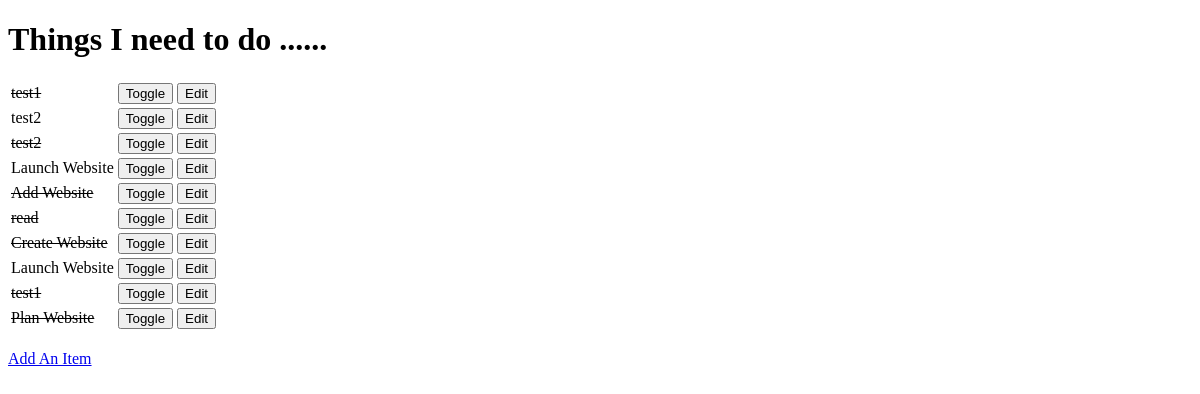
The app's page /, older data.
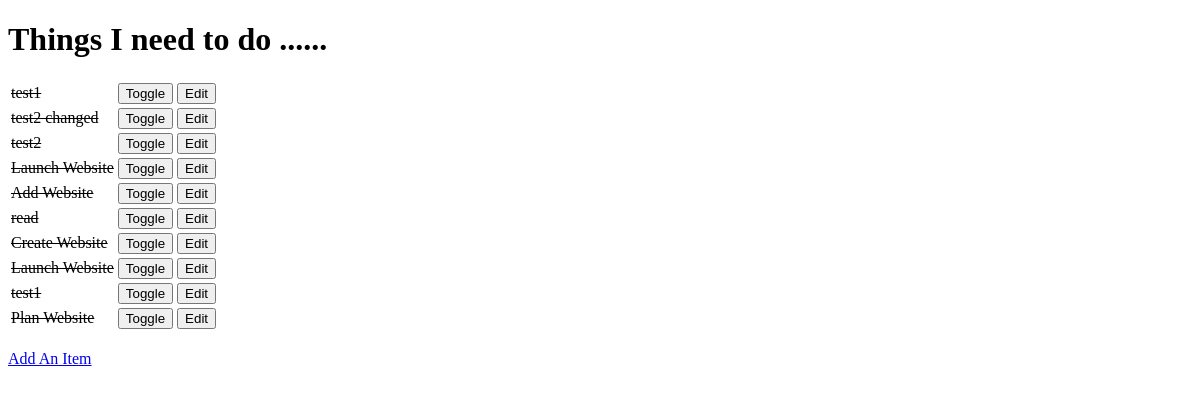
The same page, newer data.
### todo/models.py (models this page shows, shortened)
class Item(models.Model):
    name = models.CharField(max_length=30, blank=False)
    done = models.BooleanField(blank=False, default=False)

### todo/views.py (the view)
# urls.py: url(r'^$', get_todo_list),
def get_todo_list(request):
    results = Item.objects.all()
    return render(request, "todo_list.html", {'items': results})

### todo/templates/todo_list.html (shortened to what this page needs)
<!DOCTYPE html>
<html lang="en">
    <head>
    </head>
    <body>
        <h1>Things I need to do ......</h1>
        <table>
            {% for item in items %}
            <tr>
                {% if item.done %}
                <td><strike>{{ item.name }}</strike></td>
                {% else %}
                <td>{{ item.name }}</td>
                {% endif %}
                <td>
                    <form method="POST" action="toggle/{{ item.id }}">{% csrf_token %}<input type="submit" value="Toggle"/></form>
                </td>
                <td>
                    <form method="GET" action="edit/{{ item.id }}"><input type="submit" value="Edit"/></form>
                </td>
            </tr>
            {% empty %}
            <h5>You have nothing to do.</h5>
            {% endfor %}
        </table>
        <br>
        <a href="add">Add An Item</a>
    </body>
</html>

Row changes from the older to the newer data that the page shows:
changed Item: done False → True (drawn); name "test2" → "test2 changed"
changed Item (number 4 of 10 on the later page): done False → True (drawn)
changed Item (number 8 of 10 on the later page): done False → True (drawn)
